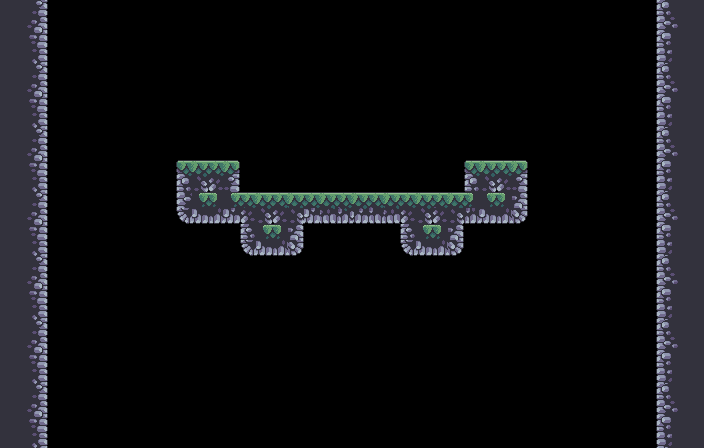

Tiled map render using the project's own tile images. Description and the whole map definition, tile-layer contents included, below:
An orthogonal 44x28 tile map with 16x16 px tiles, 1 tile layer (Calque de Tuiles 1) and 17 objects (15x collision, 2x spawn).

<map version="1.5" tiledversion="1.7.2" orientation="orthogonal" renderorder="right-down" width="44" height="28" tilewidth="16" tileheight="16" infinite="0" nextlayerid="3" nextobjectid="22">
 <tileset firstgid="1" source="../Terrain (32x32).tsx" />
 <layer id="1" name="Calque de Tuiles 1" width="44" height="28">
  <data encoding="csv">
106,106,40,0,0,0,0,0,0,0,0,0,0,0,0,0,0,0,0,0,0,0,0,0,0,0,0,0,0,0,0,0,0,0,0,0,0,0,0,0,0,35,106,106,
106,73,74,0,0,0,0,0,0,0,0,0,0,0,0,0,0,0,0,0,0,0,0,0,0,0,0,0,0,0,0,0,0,0,0,0,0,0,0,0,0,69,70,106,
106,107,108,0,0,0,0,0,0,0,0,0,0,0,0,0,0,0,0,0,0,0,0,0,0,0,0,0,0,0,0,0,0,0,0,0,0,0,0,0,0,103,104,106,
106,106,142,0,0,0,0,0,0,0,0,0,0,0,0,0,0,0,0,0,0,0,0,0,0,0,0,0,0,0,0,0,0,0,0,0,0,0,0,0,0,137,106,106,
106,106,40,0,0,0,0,0,0,0,0,0,0,0,0,0,0,0,0,0,0,0,0,0,0,0,0,0,0,0,0,0,0,0,0,0,0,0,0,0,0,35,106,106,
106,73,74,0,0,0,0,0,0,0,0,0,0,0,0,0,0,0,0,0,0,0,0,0,0,0,0,0,0,0,0,0,0,0,0,0,0,0,0,0,0,69,70,106,
106,107,108,0,0,0,0,0,0,0,0,0,0,0,0,0,0,0,0,0,0,0,0,0,0,0,0,0,0,0,0,0,0,0,0,0,0,0,0,0,0,103,104,106,
106,106,142,0,0,0,0,0,0,0,0,0,0,0,0,0,0,0,0,0,0,0,0,0,0,0,0,0,0,0,0,0,0,0,0,0,0,0,0,0,0,137,106,106,
106,106,40,0,0,0,0,0,0,0,0,0,0,0,0,0,0,0,0,0,0,0,0,0,0,0,0,0,0,0,0,0,0,0,0,0,0,0,0,0,0,35,106,106,
106,73,74,0,0,0,0,0,0,0,0,0,0,0,0,0,0,0,0,0,0,0,0,0,0,0,0,0,0,0,0,0,0,0,0,0,0,0,0,0,0,69,70,106,
106,107,108,0,0,0,0,0,0,0,0,1,224,225,6,0,0,0,0,0,0,0,0,0,0,0,0,0,0,1,224,225,6,0,0,0,0,0,0,0,0,103,104,106,
106,106,142,0,0,0,0,0,0,0,0,35,258,259,40,0,0,0,0,0,0,0,0,0,0,0,0,0,0,35,258,259,40,0,0,0,0,0,0,0,0,137,106,106,
106,106,40,0,0,0,0,0,0,0,0,69,292,293,22,223,224,225,274,275,276,277,276,277,274,275,276,277,226,19,292,293,74,0,0,0,0,0,0,0,0,35,106,106,
106,73,74,0,0,0,0,0,0,0,0,179,326,327,328,49,258,259,48,174,308,309,310,311,308,49,258,259,48,325,326,327,176,0,0,0,0,0,0,0,0,69,70,106,
106,107,108,0,0,0,0,0,0,0,0,0,0,0,0,43,292,293,74,0,0,0,0,0,0,43,292,293,74,0,0,0,0,0,0,0,0,0,0,0,0,103,104,106,
106,106,142,0,0,0,0,0,0,0,0,0,0,0,0,179,326,327,176,0,0,0,0,0,0,179,326,327,176,0,0,0,0,0,0,0,0,0,0,0,0,137,106,106,
106,106,40,0,0,0,0,0,0,0,0,0,0,0,0,0,0,0,0,0,0,0,0,0,0,0,0,0,0,0,0,0,0,0,0,0,0,0,0,0,0,35,106,106,
106,73,74,0,0,0,0,0,0,0,0,0,0,0,0,0,0,0,0,0,0,0,0,0,0,0,0,0,0,0,0,0,0,0,0,0,0,0,0,0,0,69,70,106,
106,107,108,0,0,0,0,0,0,0,0,0,0,0,0,0,0,0,0,0,0,0,0,0,0,0,0,0,0,0,0,0,0,0,0,0,0,0,0,0,0,103,104,106,
106,106,142,0,0,0,0,0,0,0,0,0,0,0,0,0,0,0,0,0,0,0,0,0,0,0,0,0,0,0,0,0,0,0,0,0,0,0,0,0,0,137,106,106,
106,106,40,0,0,0,0,0,0,0,0,0,0,0,0,0,0,0,0,0,0,0,0,0,0,0,0,0,0,0,0,0,0,0,0,0,0,0,0,0,0,35,106,106,
106,73,74,0,0,0,0,0,0,0,0,0,0,0,0,0,0,0,0,0,0,0,0,0,0,0,0,0,0,0,0,0,0,0,0,0,0,0,0,0,0,69,70,106,
106,107,108,0,0,0,0,0,0,0,0,0,0,0,0,0,0,0,0,0,0,0,0,0,0,0,0,0,0,0,0,0,0,0,0,0,0,0,0,0,0,103,104,106,
106,106,142,0,0,0,0,0,0,0,0,0,0,0,0,0,0,0,0,0,0,0,0,0,0,0,0,0,0,0,0,0,0,0,0,0,0,0,0,0,0,137,106,106,
106,106,40,0,0,0,0,0,0,0,0,0,0,0,0,0,0,0,0,0,0,0,0,0,0,0,0,0,0,0,0,0,0,0,0,0,0,0,0,0,0,35,106,106,
106,73,74,0,0,0,0,0,0,0,0,0,0,0,0,0,0,0,0,0,0,0,0,0,0,0,0,0,0,0,0,0,0,0,0,0,0,0,0,0,0,69,70,106,
106,107,108,0,0,0,0,0,0,0,0,0,0,0,0,0,0,0,0,0,0,0,0,0,0,0,0,0,0,0,0,0,0,0,0,0,0,0,0,0,0,103,104,106,
106,106,142,0,0,0,0,0,0,0,0,0,0,0,0,0,0,0,0,0,0,0,0,0,0,0,0,0,0,0,0,0,0,0,0,0,0,0,0,0,0,137,106,106
</data>
 </layer>
 <objectgroup id="2" name="Calque d'Objets 1">
  <object id="3" name="wall" type="collision" x="0" y="0" width="48" height="448" />
  <object id="5" name="spawn_player" type="spawn" x="272" y="192">
   <point />
  </object>
  <object id="6" name="wall" type="collision" x="656" y="0" width="48" height="448" />
  <object id="8" name="wall" type="collision" x="176" y="167.333" width="64" height="46.6667" />
  <object id="9" name="wall" type="collision" x="240" y="200.667" width="64" height="47.3333" />
  <object id="10" name="wall" type="collision" x="304" y="200.667" width="96" height="14.6667" />
  <object id="11" name="wall" type="collision" x="400" y="200" width="64" height="48" />
  <object id="12" name="wall" type="collision" x="464" y="168" width="64" height="47.3333" />
  <object id="13" name="ground" type="collision" x="181.333" y="160" width="52" height="32" />
  <object id="14" name="ground" type="collision" x="240" y="192" width="224" height="16" />
  <object id="15" name="ground" type="collision" x="468.917" y="160" width="53.5" height="27.5" />
  <object id="16" name="ceilling" type="collision" x="182" y="208" width="58" height="16" />
  <object id="17" name="ceilling" type="collision" x="246.667" y="240" width="50.6667" height="16" />
  <object id="18" name="ceilling" type="collision" x="304" y="208" width="96" height="16" />
  <object id="19" name="ceilling" type="collision" x="405.333" y="240" width="53.3333" height="16" />
  <object id="20" name="ceilling" type="collision" x="464" y="208" width="58" height="16" />
  <object id="21" name="object_map" type="spawn" x="352" y="192">
   <point />
  </object>
 </objectgroup>
</map>
